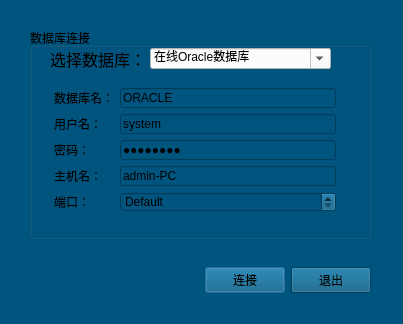
<?xml version="1.0" encoding="UTF-8"?>
<ui version="4.0">
 <class>database</class>
 <widget class="QWidget" name="database">
  <property name="geometry">
   <rect>
    <x>0</x>
    <y>0</y>
    <width>403</width>
    <height>324</height>
   </rect>
  </property>
  <property name="palette">
   <palette>
    <active>
     <colorrole role="Button">
      <brush brushstyle="SolidPattern">
       <color alpha="255">
        <red>0</red>
        <green>85</green>
        <blue>127</blue>
       </color>
      </brush>
     </colorrole>
     <colorrole role="Base">
      <brush brushstyle="SolidPattern">
       <color alpha="255">
        <red>0</red>
        <green>85</green>
        <blue>127</blue>
       </color>
      </brush>
     </colorrole>
     <colorrole role="Window">
      <brush brushstyle="SolidPattern">
       <color alpha="255">
        <red>0</red>
        <green>85</green>
        <blue>127</blue>
       </color>
      </brush>
     </colorrole>
    </active>
    <inactive>
     <colorrole role="Button">
      <brush brushstyle="SolidPattern">
       <color alpha="255">
        <red>0</red>
        <green>85</green>
        <blue>127</blue>
       </color>
      </brush>
     </colorrole>
     <colorrole role="Base">
      <brush brushstyle="SolidPattern">
       <color alpha="255">
        <red>0</red>
        <green>85</green>
        <blue>127</blue>
       </color>
      </brush>
     </colorrole>
     <colorrole role="Window">
      <brush brushstyle="SolidPattern">
       <color alpha="255">
        <red>0</red>
        <green>85</green>
        <blue>127</blue>
       </color>
      </brush>
     </colorrole>
    </inactive>
    <disabled>
     <colorrole role="Button">
      <brush brushstyle="SolidPattern">
       <color alpha="255">
        <red>0</red>
        <green>85</green>
        <blue>127</blue>
       </color>
      </brush>
     </colorrole>
     <colorrole role="Base">
      <brush brushstyle="SolidPattern">
       <color alpha="255">
        <red>0</red>
        <green>85</green>
        <blue>127</blue>
       </color>
      </brush>
     </colorrole>
     <colorrole role="Window">
      <brush brushstyle="SolidPattern">
       <color alpha="255">
        <red>0</red>
        <green>85</green>
        <blue>127</blue>
       </color>
      </brush>
     </colorrole>
    </disabled>
   </palette>
  </property>
  <property name="windowTitle">
   <string>数据库连接</string>
  </property>
  <widget class="QSpinBox" name="portSpinBox">
   <property name="geometry">
    <rect>
     <x>120</x>
     <y>192</y>
     <width>216</width>
     <height>20</height>
    </rect>
   </property>
   <property name="specialValueText">
    <string>Default</string>
   </property>
   <property name="minimum">
    <number>-1</number>
   </property>
   <property name="maximum">
    <number>65535</number>
   </property>
   <property name="value">
    <number>-1</number>
   </property>
  </widget>
  <widget class="QLineEdit" name="editUsername">
   <property name="geometry">
    <rect>
     <x>120</x>
     <y>114</y>
     <width>216</width>
     <height>20</height>
    </rect>
   </property>
   <property name="text">
    <string>system</string>
   </property>
  </widget>
  <widget class="QComboBox" name="comboBox_2">
   <property name="geometry">
    <rect>
     <x>150</x>
     <y>48</y>
     <width>181</width>
     <height>21</height>
    </rect>
   </property>
   <property name="font">
    <font>
     <family>宋体</family>
     <pointsize>12</pointsize>
     <weight>50</weight>
     <bold>false</bold>
    </font>
   </property>
   <property name="styleSheet">
    <string notr="true">background-color: rgb(255, 255, 255);</string>
   </property>
   <property name="editable">
    <bool>true</bool>
   </property>
   <item>
    <property name="text">
     <string>在线Oracle数据库</string>
    </property>
   </item>
   <item>
    <property name="text">
     <string>本地Access数据库</string>
    </property>
   </item>
  </widget>
  <widget class="QLabel" name="label_4">
   <property name="geometry">
    <rect>
     <x>50</x>
     <y>48</y>
     <width>91</width>
     <height>22</height>
    </rect>
   </property>
   <property name="font">
    <font>
     <family>宋体</family>
     <pointsize>12</pointsize>
     <weight>50</weight>
     <bold>false</bold>
    </font>
   </property>
   <property name="text">
    <string>选择数据库：</string>
   </property>
  </widget>
  <widget class="QLabel" name="textLabel4">
   <property name="geometry">
    <rect>
     <x>54</x>
     <y>114</y>
     <width>60</width>
     <height>20</height>
    </rect>
   </property>
   <property name="text">
    <string>用户名：</string>
   </property>
   <property name="buddy">
    <cstring>editUsername</cstring>
   </property>
  </widget>
  <widget class="QGroupBox" name="groupBox_2">
   <property name="geometry">
    <rect>
     <x>30</x>
     <y>28</y>
     <width>341</width>
     <height>211</height>
    </rect>
   </property>
   <property name="title">
    <string>数据库连接</string>
   </property>
  </widget>
  <widget class="QLabel" name="textLabel4_2">
   <property name="geometry">
    <rect>
     <x>54</x>
     <y>140</y>
     <width>60</width>
     <height>20</height>
    </rect>
   </property>
   <property name="text">
    <string>密码：</string>
   </property>
   <property name="buddy">
    <cstring>editPassword</cstring>
   </property>
  </widget>
  <widget class="QLabel" name="textLabel5_2">
   <property name="geometry">
    <rect>
     <x>54</x>
     <y>192</y>
     <width>60</width>
     <height>20</height>
    </rect>
   </property>
   <property name="text">
    <string>端口：</string>
   </property>
   <property name="buddy">
    <cstring>portSpinBox</cstring>
   </property>
  </widget>
  <widget class="QLineEdit" name="editDatabase">
   <property name="geometry">
    <rect>
     <x>120</x>
     <y>88</y>
     <width>216</width>
     <height>20</height>
    </rect>
   </property>
   <property name="text">
    <string>ORACLE</string>
   </property>
  </widget>
  <widget class="QLabel" name="textLabel5">
   <property name="geometry">
    <rect>
     <x>54</x>
     <y>166</y>
     <width>60</width>
     <height>20</height>
    </rect>
   </property>
   <property name="text">
    <string>主机名：</string>
   </property>
   <property name="buddy">
    <cstring>editHostname</cstring>
   </property>
  </widget>
  <widget class="QLineEdit" name="editHostname">
   <property name="geometry">
    <rect>
     <x>120</x>
     <y>166</y>
     <width>216</width>
     <height>20</height>
    </rect>
   </property>
   <property name="text">
    <string>admin-PC</string>
   </property>
  </widget>
  <widget class="QLabel" name="textLabel3">
   <property name="geometry">
    <rect>
     <x>54</x>
     <y>88</y>
     <width>60</width>
     <height>20</height>
    </rect>
   </property>
   <property name="text">
    <string>数据库名：</string>
   </property>
   <property name="buddy">
    <cstring>editDatabase</cstring>
   </property>
  </widget>
  <widget class="QLineEdit" name="editPassword">
   <property name="geometry">
    <rect>
     <x>120</x>
     <y>140</y>
     <width>216</width>
     <height>20</height>
    </rect>
   </property>
   <property name="text">
    <string>Admin123</string>
   </property>
   <property name="echoMode">
    <enum>QLineEdit::Password</enum>
   </property>
  </widget>
  <widget class="QWidget" name="layoutWidget">
   <property name="geometry">
    <rect>
     <x>30</x>
     <y>260</y>
     <width>341</width>
     <height>41</height>
    </rect>
   </property>
   <layout class="QHBoxLayout" name="_5">
    <property name="spacing">
     <number>6</number>
    </property>
    <property name="margin">
     <number>0</number>
    </property>
    <item>
     <spacer>
      <property name="orientation">
       <enum>Qt::Horizontal</enum>
      </property>
      <property name="sizeType">
       <enum>QSizePolicy::Expanding</enum>
      </property>
      <property name="sizeHint" stdset="0">
       <size>
        <width>20</width>
        <height>20</height>
       </size>
      </property>
     </spacer>
    </item>
    <item>
     <widget class="QPushButton" name="okButton_3">
      <property name="text">
       <string>连接</string>
      </property>
      <property name="default">
       <bool>true</bool>
      </property>
     </widget>
    </item>
    <item>
     <widget class="QPushButton" name="cancelButton_3">
      <property name="text">
       <string>退出</string>
      </property>
     </widget>
    </item>
   </layout>
  </widget>
 </widget>
 <layoutdefault spacing="6" margin="11"/>
 <resources/>
 <connections/>
</ui>
